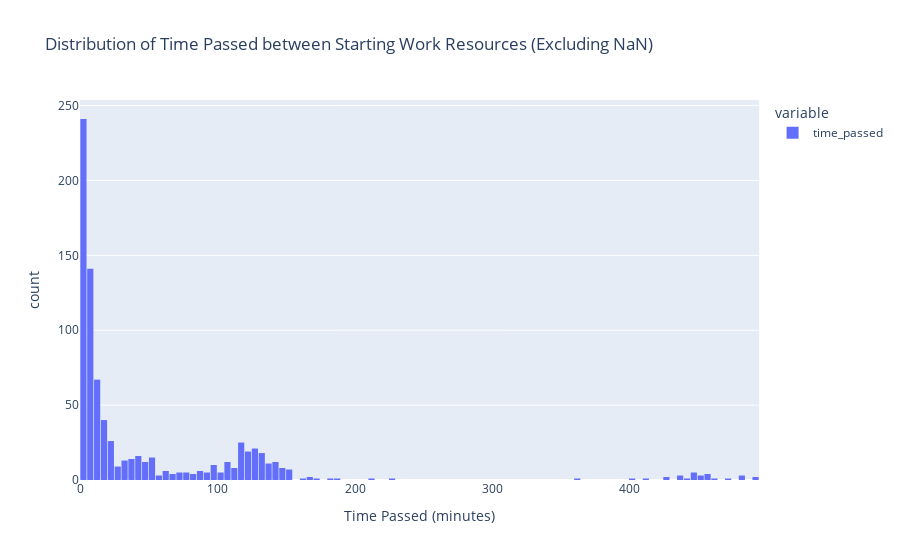

Notebook code cell kept with this figure:
### Code cell
time_passed_minutes = users_work_schedule_sorted['time_passed'].dropna().dt.total_seconds() / 60
fig = px.histogram(time_passed_minutes, nbins=100, labels={'value': 'Time Passed (minutes)', 'count': 'Frequency'},
                   title='Distribution of Time Passed between Starting Work Resources (Excluding NaN)')
fig.update_layout(bargap=0.1)
fig.show()

### Figure 1 — Plotly figure (JSON) as saved in the notebook; plotly's stock layout.template omitted (floating-point values rounded to 4 significant figures; data arrays with more than 128 entries replaced by an {"elided": "..."} marker saying what was removed)
{"data": [{"alignmentgroup": "True", "bingroup": "x", "hovertemplate": "variable=time_passed<br>Time Passed (minutes)=%{x}<br>count=%{y}<extra></extra>", "legendgroup": "time_passed", "marker": {"color": "#636efa", "pattern": {"shape": ""}}, "name": "time_passed", "nbinsx": 100, "offsetgroup": "time_passed", "orientation": "v", "showlegend": true, "type": "histogram", "x": {"elided": "824 int values"}, "xaxis": "x", "yaxis": "y"}], "layout": {"bargap": 0.1, "barmode": "relative", "legend": {"title": {"text": "variable"}, "tracegroupgap": 0}, "title": {"text": "Distribution of Time Passed between Starting Work Resources (Excluding NaN)"}, "xaxis": {"anchor": "y", "domain": [0, 1], "title": {"text": "Time Passed (minutes)"}}, "yaxis": {"anchor": "x", "domain": [0, 1], "title": {"text": "count"}}}}
